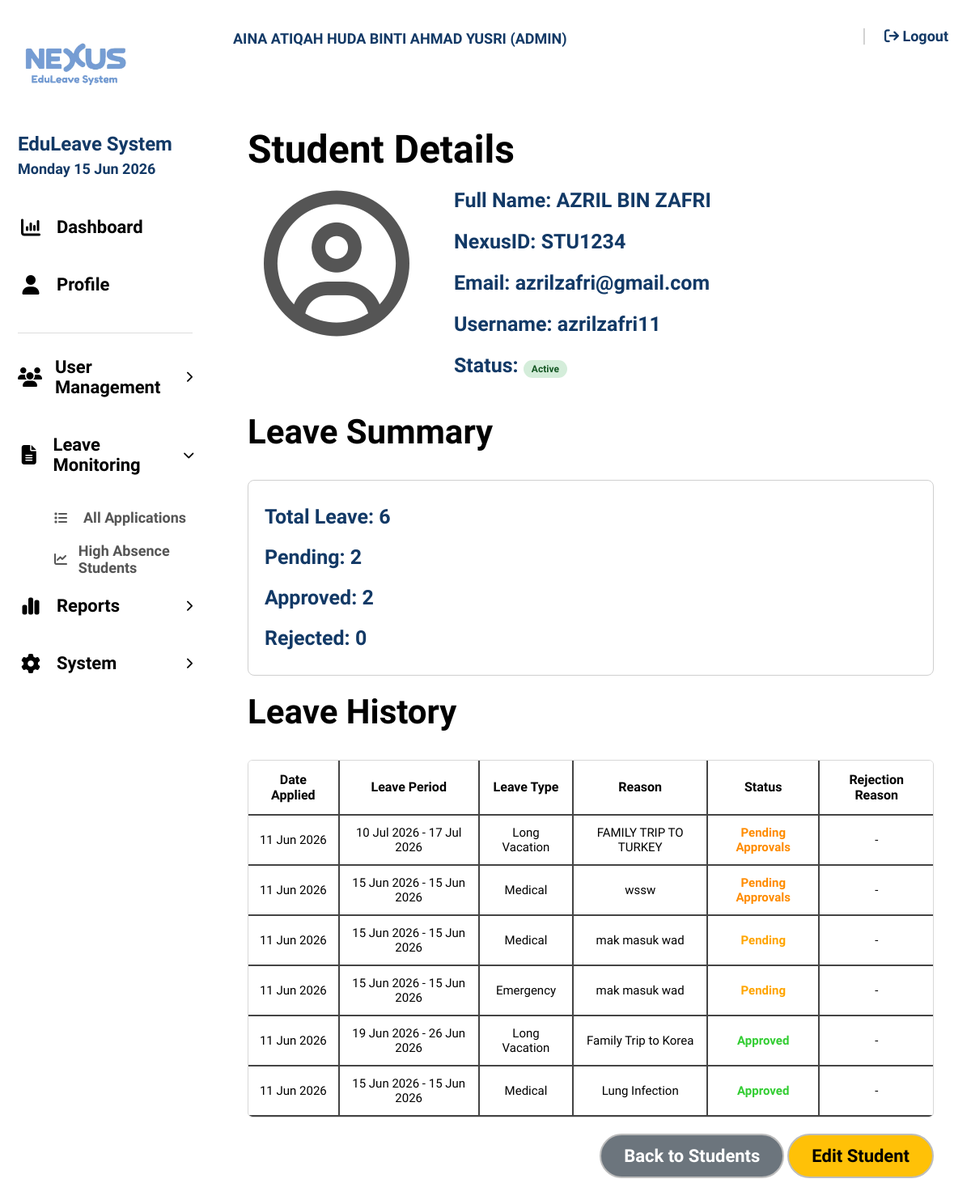
The app's page /student_details.php?id=24 (signed in) with its own data.
### tables this page shows
CREATE TABLE `users` (
  `id` int(11) NOT NULL,
  `full_name` varchar(255) NOT NULL,
  `nexus_id` varchar(50) NOT NULL,
  `email` varchar(100) NOT NULL,
  `username` varchar(100) NOT NULL,
  `password` varchar(255) NOT NULL,
  `role` varchar(20) NOT NULL,
  `status` enum('active','inactive') DEFAULT 'active',
  `lecturer_id` int(11) DEFAULT NULL,
  `created_at` timestamp NOT NULL DEFAULT current_timestamp()
);

CREATE TABLE `leave_applications` (
  `id` int(11) NOT NULL,
  `student_id` int(11) NOT NULL,
  `leave_type` varchar(50) NOT NULL,
  `start_date` date NOT NULL,
  `end_date` date NOT NULL,
  `duration` varchar(50) NOT NULL,
  `reason` text NOT NULL,
  `student_section` varchar(10) DEFAULT NULL,
  `mc_file` varchar(255) DEFAULT NULL,
  `status` varchar(20) DEFAULT 'Pending',
  `form_token` varchar(100) DEFAULT NULL,
  `form_generated_at` datetime DEFAULT NULL,
  `rejection_reason` text DEFAULT NULL,
  `created_at` timestamp NOT NULL DEFAULT current_timestamp(),
  `evidence_file` varchar(255) DEFAULT NULL,
  `selected_lecturers` text DEFAULT NULL,
  `student_statement` text DEFAULT NULL,
  `student_signature` varchar(255) DEFAULT NULL,
  `course` varchar(255) DEFAULT NULL,
  `phone_number` varchar(50) DEFAULT NULL,
  `subject_name` varchar(255) DEFAULT NULL
);

### student_details.php (the view, shortened to what this page needs)
<?php
include 'db_config.php';
$user = $_SESSION['user'];
$student_id = $_GET['id'];
$referrer = $_SERVER['HTTP_REFERER'] ?? '';
$from_page = '';
if(strpos($referrer, 'high_absence_students.php') !== false) {
    $from_page = 'high_absence';
} elseif(strpos($referrer, 'manage_students.php') !== false) {
    $from_page = 'manage_students';
} elseif(strpos($referrer, 'search_students.php') !== false) {
    $from_page = 'search_students';
} else {
    $from_page = 'manage_students';
}
$studentQuery = mysqli_query($conn,
"SELECT * FROM users
WHERE id = '$student_id'
AND role = 'student'");
$student = mysqli_fetch_assoc($studentQuery);
$leaveQuery = mysqli_query($conn,
"SELECT * FROM leave_applications
WHERE student_id = '$student_id'
ORDER BY created_at DESC");
$totalLeave = mysqli_num_rows($leaveQuery);
mysqli_data_seek($leaveQuery, 0);
$pending = 0;
$approved = 0;
$rejected = 0;
while($row = mysqli_fetch_assoc($leaveQuery)) {
    if($row['status'] == "Pending" || $row['status'] == "Pending_Approvals") {
        $pending++;
    }
    else if($row['status'] == "Approved" || $row['status'] == "Approved_Form_Ready") {
        $approved++;
    }
    else if($row['status'] == "Rejected") {
        $rejected++;
    }
}
mysqli_data_seek($leaveQuery, 0);
?>
<!DOCTYPE html>
<html lang="en">
<head>
    <link rel="stylesheet" href="style.css">
    <link rel="stylesheet" href="https://cdnjs.cloudflare.com/ajax/libs/font-awesome/6.5.1/css/all.min.css">
</head>
<body class="dashboard-page">
<div class="sidebar">
    <img src="images/logo.png" class="sidebar-logo">
    <div class="sidebar-title">
        EduLeave System
    </div>
    <div class="sidebar-date">
        <?php echo date("l d M Y"); ?>
    </div>
    <nav class="nav-menu">
        <?php if($from_page == 'search_students'): ?>
            <a href="dashboard_lecturer.php" class="nav-link">
                <i class="fa-solid fa-chart-column nav-fa"></i>
                Dashboard
            </a>
            <a href="profile_lecturer.php" class="nav-link">
                <i class="fa-solid fa-user nav-fa"></i>
                Profile
            </a>
            <br>
            <a href="pending_applications.php" class="nav-link">
                <i class="fa-solid fa-envelope nav-fa"></i>
                Pending Applications
            </a>
            <a href="search_students.php" class="nav-link active">
                <i class="fa-solid fa-magnifying-glass nav-fa"></i>
                Search Students
            </a>
        <?php else: ?>
            <a href="dashboard_admin.php" class="nav-link">
                <i class="fa-solid fa-chart-column nav-fa"></i> Dashboard
            </a>
            <a href="profile_admin.php" class="nav-link">
                <i class="fa-solid fa-user nav-fa"></i> Profile
            </a>
            <div class="sidebar-divider"></div>
            <div class="nav-item has-submenu" onclick="toggleSubmenu(this)">
                <div class="nav-link">
                    <i class="fa-solid fa-users nav-fa"></i> User Management
                    <i class="fa-solid fa-chevron-right chevron"></i>
                </div>
            </div>
            <div class="nav-item has-submenu submenu-open" onclick="toggleSubmenu(this)">
                <div class="nav-link">
                    <i class="fa-solid fa-file-alt nav-fa"></i> Leave Monitoring
                    <i class="fa-solid fa-chevron-right chevron"></i>
                </div>
                <div class="submenu">
                    <a href="all_applications.php"><i class="fa-solid fa-list"></i> All Applications</a>
                    <?php if($from_page == 'high_absence'): ?>
                        <a href="high_absence_students.php" class="active-sub"><i class="fa-solid fa-chart-line"></i> High Absence Students</a>
                    <?php else: ?>
                        <a href="high_absence_students.php"><i class="fa-solid fa-chart-line"></i> High Absence Students</a>
                    <?php endif; ?>
                </div>
            </div>
            <div class="nav-item has-submenu" onclick="toggleSubmenu(this)">
                <div class="nav-link">
                    <i class="fa-solid fa-chart-simple nav-fa"></i> Reports
                    <i class="fa-solid fa-chevron-right chevron"></i>
                </div>
            </div>
            <div class="nav-item has-submenu" onclick="toggleSubmenu(this)">
                <div class="nav-link">
                    <i class="fa-solid fa-gear nav-fa"></i> System
                    <i class="fa-solid fa-chevron-right chevron"></i>
                </div>
            </div>
        <?php endif; ?>
    </nav>
</div>
<div class="dashboard-main">
    <div class="topbar">
        <div class="topbar-name"><?php echo strtoupper($user['full_name']); ?> (<?php echo strtoupper($user['role']); ?>)</div>
        <div class="topbar-right">
            <span style="color:#ccc; font-size:24px;">|</span>
            <a href="logout.php" class="logout-link"><i class="fa-solid fa-arrow-right-from-bracket"></i> Logout</a>
        </div>
    </div>
    <div class="dashboard-content">
        <div class="dashboard-card">
            <h1 style="font-size:48px; margin-bottom:20px;">Student Details</h1>
            <div class="profile-layout">
                <div class="profile-icon">
                    <i class="fa-regular fa-circle-user" style="font-size:180px; color:#555;"></i>
                </div>
                <div class="profile-info">
                    <p><strong>Full Name:</strong> <?php echo strtoupper($student['full_name']); ?></p>
                    <p><strong>NexusID:</strong> <?php echo strtoupper($student['nexus_id']); ?></p>
                    <p><strong>Email:</strong> <?php echo $student['email']; ?></p>
                    <p><strong>Username:</strong> <?php echo $student['username']; ?></p>
                    <p><strong>Status:</strong>
                        <span class="status-badge <?php echo ($student['status'] ?? 'active') == 'active' ? 'status-active' : 'status-inactive'; ?>">
                            <?php echo ($student['status'] ?? 'active') == 'active' ? 'Active' : 'Inactive'; ?>
                        </span>
                    </p>
                </div>
            </div>
            <h2 style="font-size:42px; margin-top:20px;">Leave Summary</h2>
            <div class="profile-badge" style="display:block; padding:20px; line-height:2;">
                Total Leave: <?php echo $totalLeave; ?><br>
                Pending: <?php echo $pending; ?><br>
                Approved: <?php echo $approved; ?><br>
                Rejected: <?php echo $rejected; ?>
            </div>
            <h2 style="font-size:42px; margin-top:20px;">Leave History</h2>
            <div class="history-table-box">
                <table class="history-table">
                    <thead>
                        <tr>
                            <th>Date Applied</th>
                            <th>Leave Period</th>
                            <th>Leave Type</th>
                            <th>Reason</th>
                            <th>Status</th>
                            <th>Rejection Reason</th>
                        </tr>
                    </thead>
                    <tbody>
                    <?php while($leave = mysqli_fetch_assoc($leaveQuery)) { ?>
                        <tr>
                            <td><?php echo date("d M Y", strtotime($leave['created_at'])); ?></td>
                            <td><?php echo date("j M Y", strtotime($leave['start_date'])) . " - " . date("j M Y", strtotime($leave['end_date'])); ?></td>
                            <td><?php echo $leave['leave_type']; ?></td>
                            <td style="max-width:300px;"><?php echo nl2br($leave['reason']); ?></td>
                            <td>
                                <?php
                                if($leave['status'] == "Approved" || $leave['status'] == "Approved_Form_Ready") {
                                    echo "<span style='color:limegreen; font-weight:bold;'>Approved</span>";
                                }
                                else if($leave['status'] == "Rejected") {
                                    echo "<span style='color:red; font-weight:bold;'>Rejected</span>";
                                }
                                else if($leave['status'] == "Pending_Approvals") {
                                    echo "<span style='color:#ff8c00; font-weight:bold;'>Pending Approvals</span>";
                                }
                                else {
                                    echo "<span style='color:orange; font-weight:bold;'>Pending</span>";
                                }
                                ?>
                            </td>
                            <td style="max-width:250px;">
                                <?php
                                if($leave['status'] == "Rejected" && !empty($leave['rejection_reason'])) {
                                    echo "<span style='color:red;'>" . htmlspecialchars($leave['rejection_reason']) . "</span>";
                                } else {
                                    echo "-";
                                }
                                ?>
                            </td>
                        </tr>
                    <?php } ?>
                    </tbody>
                </table>
            </div>
            <div style="margin-top:20px; text-align:right;">
                <?php if($from_page == 'high_absence'): ?>
                    <a href="high_absence_students.php" class="profile-btn" style="background:#6c757d; color:white;">Back to High Absence</a>
                <?php elseif($from_page == 'search_students'): ?>
                    <a href="search_students.php" class="profile-btn" style="background:#6c757d; color:white;">Back to Search</a>
                <?php else: ?>
                    <a href="manage_students.php" class="profile-btn" style="background:#6c757d; color:white;">Back to Students</a>
                <?php endif; ?>
                <?php if($user['role'] == 'admin'): ?>
                    <a href="edit_student.php?id=<?php echo $student_id; ?>" class="profile-btn" style="background:#ffc107; color:black;">Edit Student</a>
                <?php endif; ?>
            </div>
        </div>
    </div>
</div>
</body>
</html>

### records on screen
users: full_name "AZRIL BIN ZAFRI", nexus "STU1234", email "azrilzafri@gmail.com", username "azrilzafri11"
leave_applications: created_at "11 Jun 2026", start_date "10 Jul 2026", end_date "17 Jul 2026", leave_type "Long Vacation", reason "FAMILY TRIP TO TURKEY", shows "Pending Approvals"
leave_applications: created_at "11 Jun 2026", start_date "15 Jun 2026", end_date "15 Jun 2026", leave_type "Medical", reason "wssw", shows "Pending Approvals"
leave_applications: created_at "11 Jun 2026", start_date "15 Jun 2026", end_date "15 Jun 2026", leave_type "Medical", reason "mak masuk wad", status "Pending"
leave_applications: created_at "11 Jun 2026", start_date "15 Jun 2026", end_date "15 Jun 2026", leave_type "Emergency", reason "mak masuk wad", status "Pending"
leave_applications: created_at "11 Jun 2026", start_date "19 Jun 2026", end_date "26 Jun 2026", leave_type "Long Vacation", reason "Family Trip to Korea", status "Approved"
leave_applications: created_at "11 Jun 2026", start_date "15 Jun 2026", end_date "15 Jun 2026", leave_type "Medical", reason "Lung Infection", status "Approved"

### other values on screen
$user['full_name'] "AINA ATIQAH HUDA BINTI AHMAD YUSRI"
$user['role'] "ADMIN"
$totalLeave "6"
$pending "2"
$approved "2"
$rejected "0"
